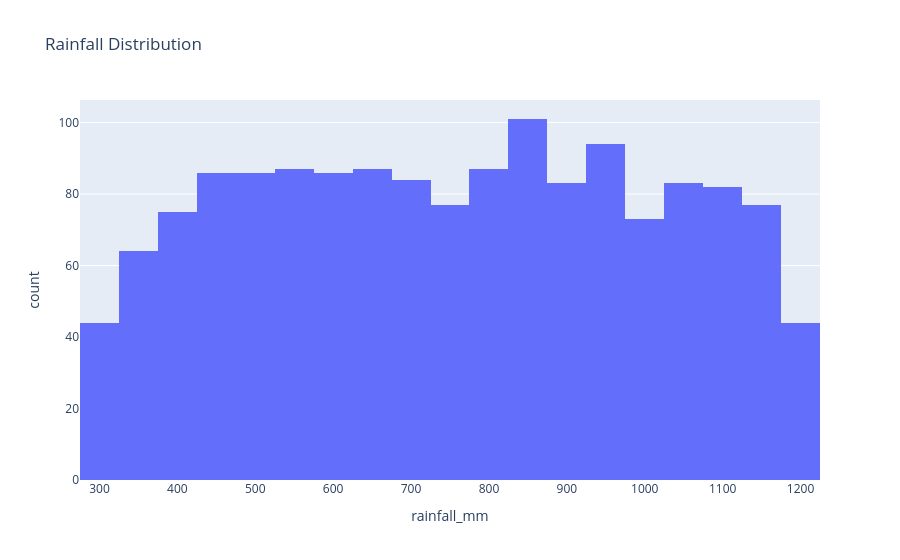

Source (notebook cell):
### Code cell
px.histogram(df, x="rainfall_mm", nbins=30, title="Rainfall Distribution")

### Figure 1 — Plotly figure (JSON) as saved in the notebook; plotly's stock layout.template omitted (floating-point values rounded to 4 significant figures; data arrays with more than 128 entries replaced by an {"elided": "..."} marker saying what was removed)
{"data": [{"bingroup": "x", "hovertemplate": "rainfall_mm=%{x}<br>count=%{y}<extra></extra>", "legendgroup": "", "marker": {"color": "#636efa", "pattern": {"shape": ""}}, "name": "", "nbinsx": 30, "orientation": "v", "showlegend": false, "type": "histogram", "x": {"elided": "1500 float values"}, "xaxis": "x", "yaxis": "y"}], "layout": {"barmode": "relative", "legend": {"tracegroupgap": 0}, "title": {"text": "Rainfall Distribution"}, "xaxis": {"anchor": "y", "domain": [0, 1], "title": {"text": "rainfall_mm"}}, "yaxis": {"anchor": "x", "domain": [0, 1], "title": {"text": "count"}}}}
